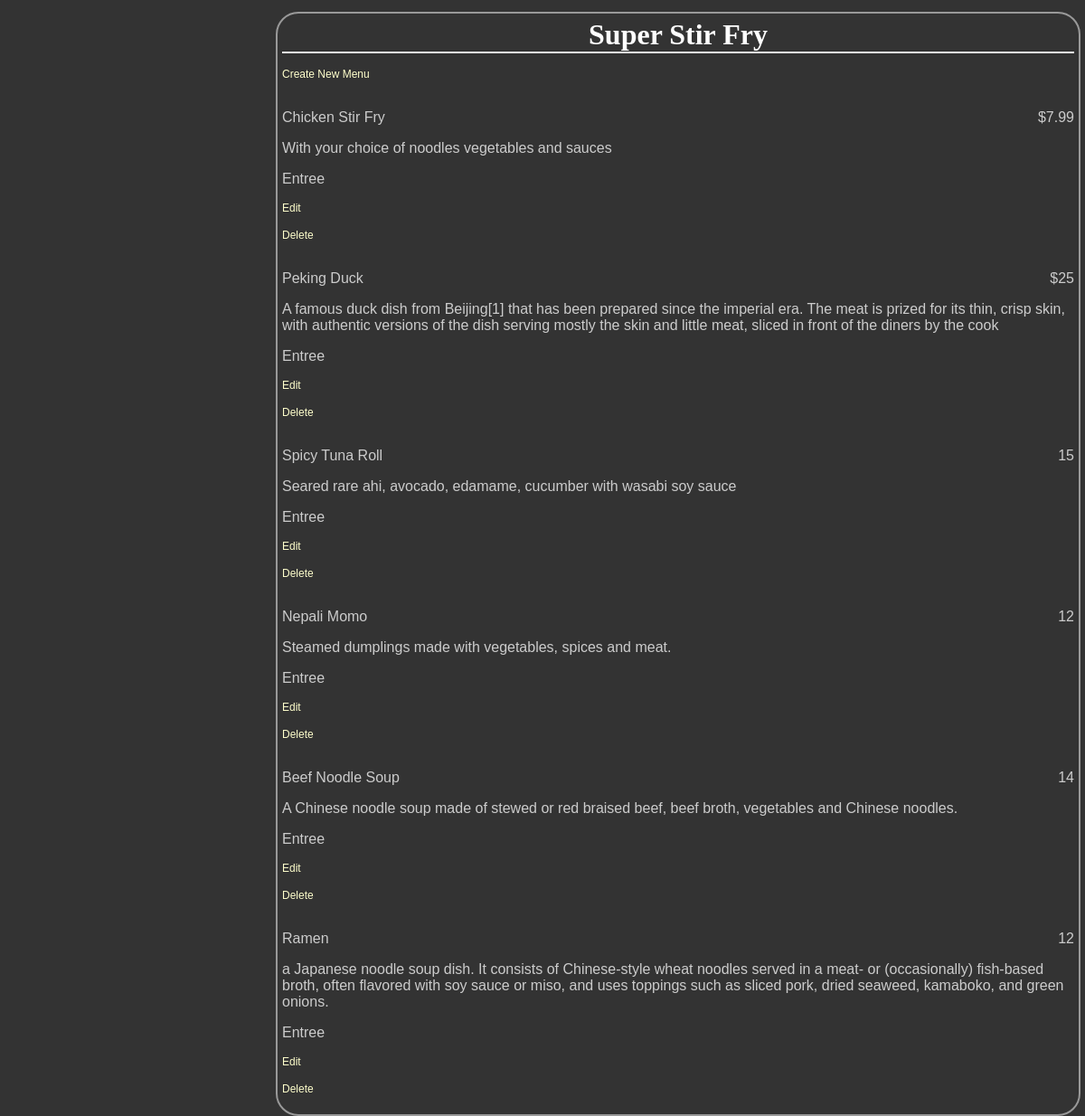
Page /restaurants/3/ on the committed database.
### databasesetup.py (models this page shows, shortened)
class Restaurant(Base):
    __tablename__ = 'restaurant'
    name = Column(String(80), nullable = False)
    id = Column(Integer, primary_key = True)

class MenuItem(Base):
    __tablename__ = 'menu_item'
    name = Column(String(80), nullable = False)
    id = Column(Integer,primary_key = True)
    course = Column(String(250))
    description = Column(String(250))
    price = Column(String(8))
    restaurant_id = Column(Integer, ForeignKey('restaurant.id'))
    restaurant = relationship(Restaurant)

### finalproject.py (the view)
@app.route('/restaurants/<int:restaurant_id>/')
def restaurantMenu(restaurant_id):
    restaurant = session.query(Restaurant).filter_by(id=restaurant_id).one()
    items = session.query(MenuItem).filter_by(restaurant_id=restaurant.id)
    return render_template('menu.html', restaurant=restaurant, items=items)

### templates/menu.html (shortened to what this page needs)
<html>
        <head>
            <link rel="stylesheet" type="text/css" href="{{url_for('static',filename='style.css')}}">
        </head>
    <body>
        <div class="pane">
            <div class="header">
                <h1>{{restaurant.name}}</h1>
            </div>
            <p><a href={{url_for('newMenuItem', restaurant_id = restaurant.id)}}>Create New Menu</a></p>
        {% for i in items %}
                <div class = 'nameAndPrice'>
                        <span class = 'name'><p>{{i.name}}</p></span>
                        <span class = 'price'>
                        <p>{{i.price}} </p>
                    </span>
                </div>
                <div class = 'description'>
                    <p>{{i.description}}</p>
                    <p>{{i.course}}</p>
                </div>
            <div class = "editdeletepane">
            <p><a href={{url_for('editMenuItem', restaurant_id = restaurant.id, menu_id = i.id)}}>Edit</a></p>
            <p><a href={{url_for('deleteMenuItem', restaurant_id = restaurant.id, menu_id = i.id)}}>Delete</a></p>
            </div>
        {% endfor %}
    </div>
    </body>
</html>

### static/style.css (style rules this page uses)
body { font-family: sans-serif; background-color: #333333 }
h1, h2, h3, h4 { color: #ffffff; }
h1, h2 { font-family: 'georgia', serif; margin: 0; }
h1 { border-bottom: 2px solid #eee; }
p, dd, dt { color: #cccccc; }
a { text-decoration: none; color: #ffffcc; font-size: .75em; }
.pane { position: absolute; left: 25%; border: 2px solid; border-radius: 25px; padding: 5px; margin: 5px; border-color: #999999; background-color: #333333 }
.header { left: 50%; text-align: center; }
.name { width: 50%; display: inline-block; float: left; }
.price { text-align: right; width: 50%; float: right; }

### rows in the picture
Restaurant: name "Super Stir Fry"
MenuItem: name "Chicken Stir Fry", price "$7.99", description "With your choice of noodles vegetables and sauces", course "Entree"
MenuItem: name "Peking Duck", price "$25", description "A famous duck dish from Beijing[1] that has been prepared since the imperial era. The meat is prized for its thin, crisp skin, with authentic versions of the dish serving mostly the skin and little meat, sliced in front of the diners by the cook", course "Entree"
MenuItem: name "Spicy Tuna Roll", price "15", description "Seared rare ahi, avocado, edamame, cucumber with wasabi soy sauce", course "Entree"
MenuItem: name "Nepali Momo", price "12", description "Steamed dumplings made with vegetables, spices and meat.", course "Entree"
MenuItem: name "Beef Noodle Soup", price "14", description "A Chinese noodle soup made of stewed or red braised beef, beef broth, vegetables and Chinese noodles.", course "Entree"
MenuItem: name "Ramen", price "12", description "a Japanese noodle soup dish. It consists of Chinese-style wheat noodles served in a meat- or (occasionally) fish-based broth, often flavored with soy sauce or miso, and uses toppings such as sliced pork, dried seaweed, kamaboko, and green onions.", course "Entree"
